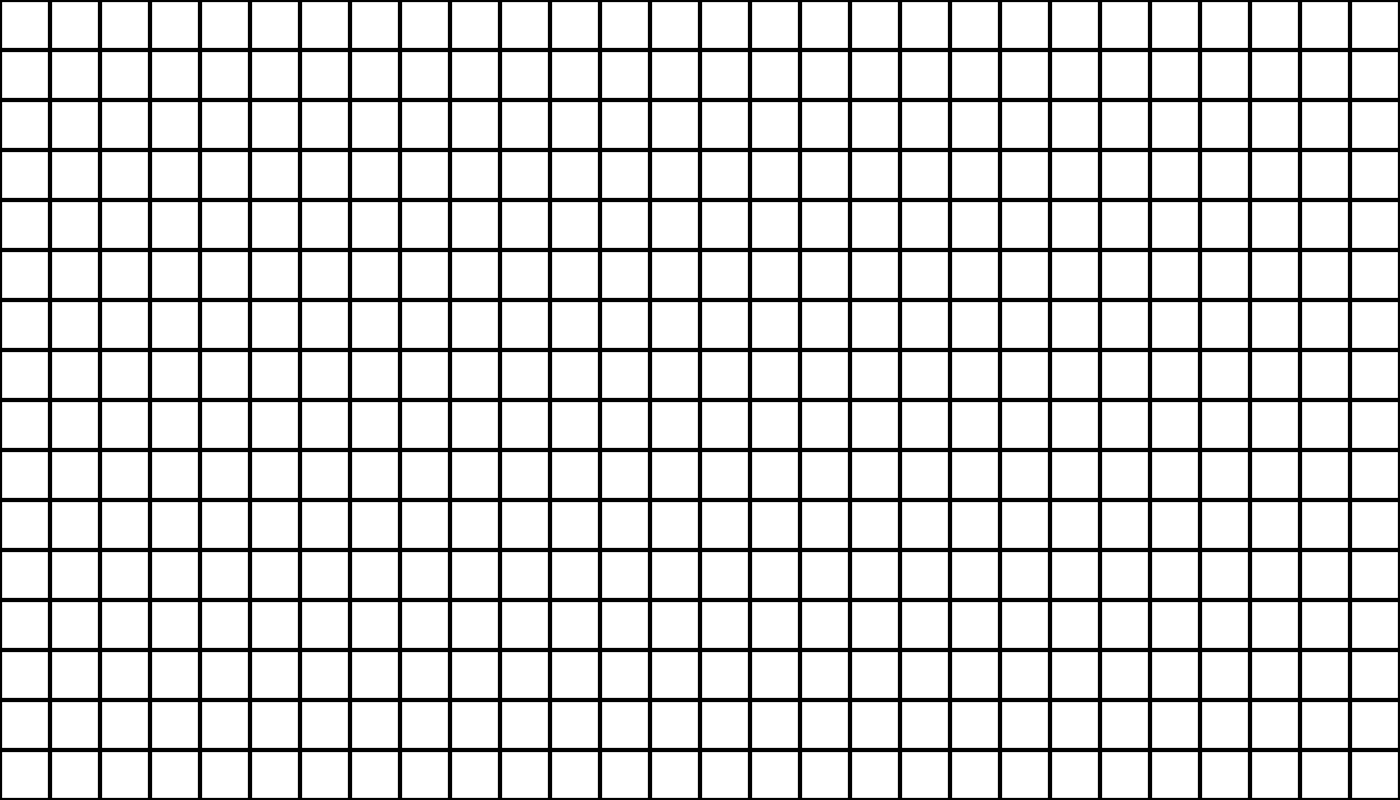

A level layout from a 2D game, rendered from its tile map. Below: a short description, then the map file with tile-grid data replaced by summaries:
An orthogonal 28x16 tile map with 50x50 px tiles, 1 tile layer (Background).

<map version="1.2" tiledversion="1.2.4" orientation="orthogonal" renderorder="right-down" width="28" height="16" tilewidth="50" tileheight="50" infinite="0" nextlayerid="2" nextobjectid="1">
 <tileset firstgid="1" source="casilla.tsx" />
 <layer id="1" name="Background" width="28" height="16">
  <data>[448 cells, 448 non-empty, 1 distinct tile ids]</data>
 </layer>
</map>
